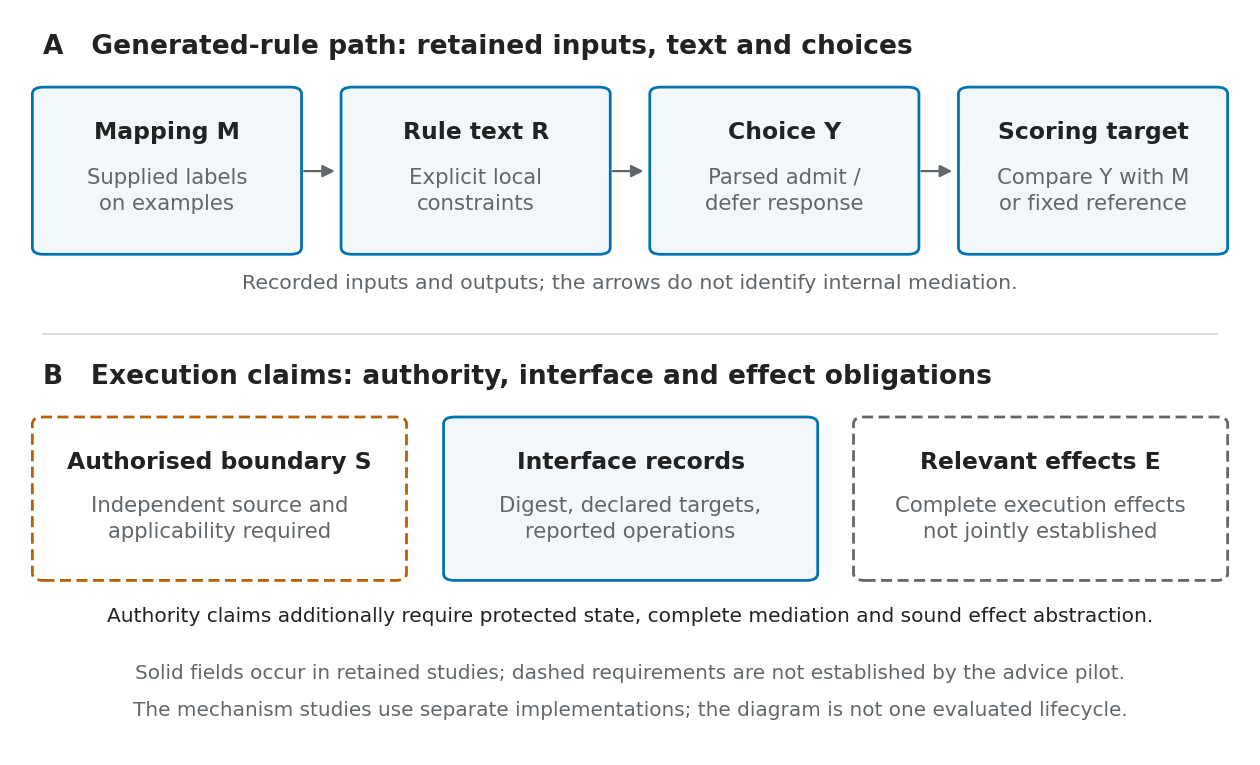

Write Python code to recreate this figure.
"""Conceptual evidence map; arrows name recorded interfaces, not causal effects."""
from pathlib import Path
import matplotlib
matplotlib.use("Agg")
import matplotlib.pyplot as plt
from matplotlib.patches import FancyArrowPatch, FancyBboxPatch


plt.rcParams.update({"font.family": "DejaVu Sans", "font.size": 9, "pdf.fonttype": 42})
fig, ax = plt.subplots(figsize=(7.0, 4.25))
ax.set_xlim(0, 1)
ax.set_ylim(0, 1)
ax.axis("off")
blue, ink, grey = "#0072B2", "#222222", "#60666A"


def card(x, y, w, h, title, body, dashed=False, colour=blue):
    ax.add_patch(FancyBboxPatch((x, y), w, h, boxstyle="round,pad=0.009",
        facecolor="white" if dashed else "#F1F7FA", edgecolor=colour,
        linewidth=1.1, linestyle=(0, (4, 2)) if dashed else "solid"))
    ax.text(x+w/2, y+h-.052, title, ha="center", va="center",
            fontsize=9.4, fontweight="bold", color=ink)
    ax.text(x+w/2, y+h/2-.027, body, ha="center", va="center",
            fontsize=8.5, linespacing=1.4, color=grey)


ax.text(.025, .965, "A   Generated-rule path: retained inputs, text and choices",
        fontweight="bold", fontsize=10.6, va="top", color=ink)
xs = [.025, .275, .525, .775]
titles = ["Mapping M", "Rule text R", "Choice Y", "Scoring target"]
bodies = ["Supplied labels\non examples", "Explicit local\nconstraints", "Parsed admit /\ndefer response", "Compare Y with M\nor fixed reference"]
for x, title, body in zip(xs, titles, bodies):
    card(x, .68, .20, .205, title, body)
for left, right in zip(xs[:-1], xs[1:]):
    ax.add_patch(FancyArrowPatch((left+.207, .782), (right-.010, .782),
        arrowstyle="-|>", mutation_scale=10, linewidth=.9, color=grey))
ax.text(.5, .625, "Recorded inputs and outputs; the arrows do not identify internal mediation.",
        ha="center", fontsize=8.2, color=grey)
ax.plot([.025, .975], [.565, .565], color="#D7DCDF", linewidth=.8)
ax.text(.025, .525, "B   Execution claims: authority, interface and effect obligations",
        fontweight="bold", fontsize=10.6, va="top", color=ink)
card(.025, .245, .285, .20, "Authorised boundary S",
     "Independent source and\napplicability required", dashed=True, colour="#B66000")
card(.358, .245, .285, .20, "Interface records",
     "Digest, declared targets,\nreported operations")
card(.69, .245, .285, .20, "Relevant effects E",
     "Complete execution effects\nnot jointly established", dashed=True, colour=grey)
ax.text(.5, .18, "Authority claims additionally require protected state, complete mediation and sound effect abstraction.",
        ha="center", fontsize=8.05, color=ink)
ax.text(.5, .105, "Solid fields occur in retained studies; dashed requirements are not established by the advice pilot.",
        ha="center", fontsize=8, color=grey)
ax.text(.5, .055, "The mechanism studies use separate implementations; the diagram is not one evaluated lifecycle.",
        ha="center", fontsize=8, color=grey)
fig.subplots_adjust(left=.01, right=.99, top=.99, bottom=.01)
out = Path(__file__).resolve().parent
fig.savefig(out/"fig_evidence_map.pdf", metadata={"CreationDate": None, "ModDate": None})
fig.savefig(out/"fig_evidence_map.png", dpi=180)
plt.close(fig)
